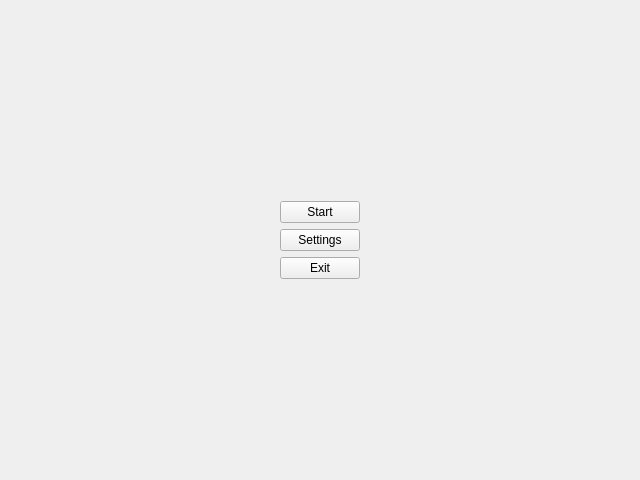
<?xml version="1.0" encoding="UTF-8"?>
<ui version="4.0">
 <class>Menu</class>
 <widget class="QMainWindow" name="Menu">
  <property name="geometry">
   <rect>
    <x>0</x>
    <y>0</y>
    <width>640</width>
    <height>480</height>
   </rect>
  </property>
  <property name="windowTitle">
   <string>MainWindow</string>
  </property>
  <widget class="QWidget" name="centralwidget">
   <layout class="QGridLayout" name="gridLayout_2">
    <item row="0" column="0">
     <layout class="QGridLayout" name="gridLayout">
      <item row="2" column="1">
       <widget class="QPushButton" name="Settings_button">
        <property name="text">
         <string>Settings</string>
        </property>
       </widget>
      </item>
      <item row="4" column="1">
       <spacer name="verticalSpacer">
        <property name="orientation">
         <enum>Qt::Vertical</enum>
        </property>
        <property name="sizeHint" stdset="0">
         <size>
          <width>20</width>
          <height>40</height>
         </size>
        </property>
       </spacer>
      </item>
      <item row="1" column="1">
       <widget class="QPushButton" name="Start_button">
        <property name="text">
         <string>Start</string>
        </property>
       </widget>
      </item>
      <item row="3" column="1">
       <widget class="QPushButton" name="Exit_button">
        <property name="text">
         <string>Exit</string>
        </property>
       </widget>
      </item>
      <item row="2" column="2">
       <spacer name="horizontalSpacer_2">
        <property name="orientation">
         <enum>Qt::Horizontal</enum>
        </property>
        <property name="sizeHint" stdset="0">
         <size>
          <width>40</width>
          <height>20</height>
         </size>
        </property>
       </spacer>
      </item>
      <item row="2" column="0">
       <spacer name="horizontalSpacer">
        <property name="orientation">
         <enum>Qt::Horizontal</enum>
        </property>
        <property name="sizeHint" stdset="0">
         <size>
          <width>40</width>
          <height>20</height>
         </size>
        </property>
       </spacer>
      </item>
      <item row="0" column="1">
       <spacer name="verticalSpacer_2">
        <property name="orientation">
         <enum>Qt::Vertical</enum>
        </property>
        <property name="sizeHint" stdset="0">
         <size>
          <width>20</width>
          <height>40</height>
         </size>
        </property>
       </spacer>
      </item>
     </layout>
    </item>
   </layout>
  </widget>
 </widget>
 <resources/>
 <connections>
  <connection>
   <sender>Exit_button</sender>
   <signal>clicked()</signal>
   <receiver>Menu</receiver>
   <slot>close()</slot>
   <hints>
    <hint type="sourcelabel">
     <x>320</x>
     <y>275</y>
    </hint>
    <hint type="destinationlabel">
     <x>340</x>
     <y>300</y>
    </hint>
   </hints>
  </connection>
 </connections>
</ui>
